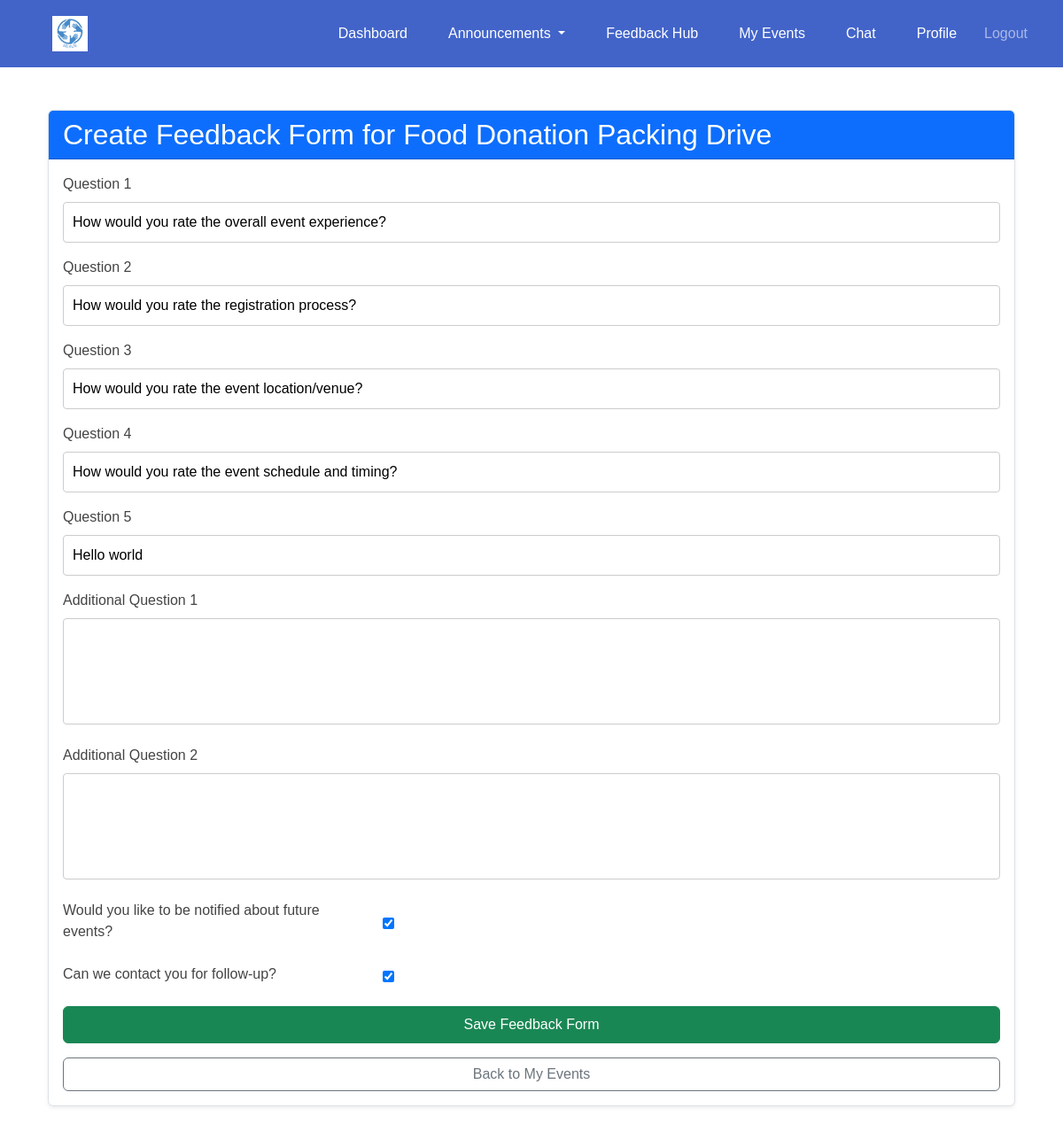
Screenshot of /events/create-feedback/3/ (signed in) with the database file from the repository.
### events/models.py (models this page shows, shortened)
class Event(models.Model):
    CATEGORY_CHOICES = [
        ('education', 'Education'),
        ('social development', 'Social Development'),
        ('senior citizen', 'Senior Citizen'),
    ]
    organisation = models.ForeignKey(settings.AUTH_USER_MODEL, on_delete=models.CASCADE)
    name = models.CharField(max_length=255)
    description = models.TextField()
    date = models.DateTimeField()
    start_time = models.TimeField(default=time(9, 0))  # Default: 09:00 AM
    end_time = models.TimeField(default=time(17, 0))  # Default: 05:00 PM
    location = models.CharField(max_length=255)
    volunteers_needed = models.PositiveIntegerField()
    roles_responsibilities = models.TextField()
    category = models.CharField(max_length=50, choices=CATEGORY_CHOICES, blank=False, default='Education')

class FeedbackForm(models.Model):
    event = models.OneToOneField("Event", on_delete=models.CASCADE, related_name="feedback_form")
    created_by = models.ForeignKey(User, on_delete=models.CASCADE, related_name="created_feedback_forms")
    published = models.BooleanField(default=False)  # Set to True when published
    question_1 = models.CharField(max_length=255, default="How would you rate the overall event experience?")
    question_2 = models.CharField(max_length=255, default="How would you rate the registration process?")
    question_3 = models.CharField(max_length=255, default="How would you rate the event location/venue?")
    question_4 = models.CharField(max_length=255, default="How would you rate the event schedule and timing?")
    question_5 = models.CharField(max_length=255, default="How would you rate the communication before, during, and after the event?")
    additional_question_1 = models.TextField(blank=True, null=True, verbose_name="Additional Question 1")
    additional_question_2 = models.TextField(blank=True, null=True, verbose_name="Additional Question 2")
    notify_future_events = models.BooleanField(default=True, verbose_name="Would you like to be notified about future events?")
    allow_follow_up_contact = models.BooleanField(default=True, verbose_name="Can we contact you for follow-up?")

### events/views.py (the view)
# urls.py: path('create-feedback/<int:event_id>/', views.create_feedback_form, name='create_feedback_form'),
@login_required
def create_feedback_form(request, event_id):
    event = get_object_or_404(Event, id=event_id, organisation=request.user)
    feedback_form, created = FeedbackForm.objects.get_or_create(event=event, created_by=request.user)
    if request.method == "POST":
        form = FeedbackFormForm(request.POST, instance=feedback_form)
        if form.is_valid():
            form.save()
            messages.success(request, "Feedback form updated successfully!")
            return redirect("events:organisation_dashboard")
    else:
        form = FeedbackFormForm(instance=feedback_form)
    return render(request, "events/create_feedback_form.html", {"form": form, "event": event})

### events/forms.py
class FeedbackFormForm(forms.ModelForm):
    class Meta:
        model = FeedbackForm
        fields = [
            "question_1", "question_2", "question_3", "question_4", "question_5",
            "additional_question_1", "additional_question_2",
            "notify_future_events", "allow_follow_up_contact"
        ]

### events/templates/events/create_feedback_form.html (shortened to what this page needs)
{% extends 'base.html' %}
{% block content %}
<div class="container mt-5 mb-5">
    <div class="card shadow-sm border">
        <div class="card-header bg-primary text-white">
            <h2 class="mb-0">Create Feedback Form for {{ event.name }}</h2>
        </div>
        <div class="card-body">
            <form method="post">
                {% for field in form %}
                    {% if field.field.widget.input_type == "checkbox" %}
                        <div class="row mb-3 align-items-center">
                            <div class="col-md-4">
                                <p class="form-label">{{ field.label }}</p>
                            </div>
                            <div class="col-md-8">
                                {{ field }}
                            </div>
                        </div>
                    {% else %}
                        <div class="mb-3">
                            <p class="form-label">{{ field.label }}</p>
                            <div class="w-100">
                                {{ field }}
                            </div>
                        </div>
                    {% endif %}
                {% endfor %}
                <button type="submit" class="btn btn-success w-100 py-2">
                     Save Feedback Form
                </button>
            </form>
            <div class="mt-3 text-center">
                <a href="{% url 'events:organisation_events' %}" class="btn btn-outline-secondary w-100">
                     Back to My Events
                </a>
            </div>
        </div>
    </div>
</div>
{% endblock %}

### templates/base.html (style rules this page uses)
body { margin: 0; font-family: Arial, sans-serif; }

### events/templates/events/create_feedback_form.html (style rules this page uses)
input[type="text"], input[type="email"], select, textarea { width: 100%; padding: 10px; border: 1px solid #ccc; border-radius: 4px; background-color: #fff; }
textarea { height: 120px; resize: none; overflow: hidden; }
.form-label { font-weight: normal; color: #444; display: block; }
.w-100 input, .w-100 select, .w-100 textarea { width: 100%; }

### rows the page displays
Event: name "Food Donation Packing Drive"
FeedbackForm: form "How would you rate the overall event experience?" "How would you rate the registration process?" "How would you rate the event location/venue?" "How would you rate the event schedule and timing?" "Hello world", form "☑" "☑"

### other values shown
{{ field.label }} "Question 1" "Question 2" "Question 3" "Question 4" "Question 5" "Additional Question 1" "Additional Question 2"
{{ field.label }} "Would you like to be notified about future events?" "Can we contact you for follow-up?"
